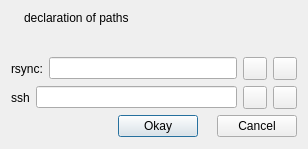
<?xml version="1.0" encoding="UTF-8"?>
<ui version="4.0">
 <class>winDialog</class>
 <widget class="QDialog" name="winDialog">
  <property name="windowModality">
   <enum>Qt::NonModal</enum>
  </property>
  <property name="geometry">
   <rect>
    <x>0</x>
    <y>0</y>
    <width>308</width>
    <height>149</height>
   </rect>
  </property>
  <property name="windowTitle">
   <string>luckyBackup</string>
  </property>
  <property name="windowIcon">
   <iconset resource="../resources/luckybackup.qrc">
    <normaloff>:/luckyPrefix/luckybackup_96.png</normaloff>:/luckyPrefix/luckybackup_96.png</iconset>
  </property>
  <layout class="QGridLayout" name="gridLayout">
   <item row="0" column="0">
    <layout class="QHBoxLayout" name="horizontalLayout">
     <item>
      <widget class="QLabel" name="label_warning">
       <property name="text">
        <string/>
       </property>
       <property name="pixmap">
        <pixmap resource="../resources/luckybackup.qrc">:/luckyPrefix/validate.png</pixmap>
       </property>
      </widget>
     </item>
     <item>
      <widget class="QLabel" name="label_message">
       <property name="sizePolicy">
        <sizepolicy hsizetype="Expanding" vsizetype="Preferred">
         <horstretch>0</horstretch>
         <verstretch>0</verstretch>
        </sizepolicy>
       </property>
       <property name="text">
        <string>declaration of paths</string>
       </property>
       <property name="scaledContents">
        <bool>true</bool>
       </property>
       <property name="alignment">
        <set>Qt::AlignLeading|Qt::AlignLeft|Qt::AlignTop</set>
       </property>
       <property name="wordWrap">
        <bool>true</bool>
       </property>
      </widget>
     </item>
    </layout>
   </item>
   <item row="1" column="0">
    <layout class="QHBoxLayout" name="horizontalLayout_4">
     <item>
      <widget class="QLabel" name="label_rsync">
       <property name="text">
        <string>rsync:</string>
       </property>
      </widget>
     </item>
     <item>
      <widget class="QLineEdit" name="lineEdit_rsyncPath">
       <property name="sizePolicy">
        <sizepolicy hsizetype="Expanding" vsizetype="Fixed">
         <horstretch>0</horstretch>
         <verstretch>0</verstretch>
        </sizepolicy>
       </property>
       <property name="minimumSize">
        <size>
         <width>0</width>
         <height>0</height>
        </size>
       </property>
       <property name="toolTip">
        <string>Enter the full path of the rsync command</string>
       </property>
      </widget>
     </item>
     <item>
      <widget class="QToolButton" name="toolButton_rsync">
       <property name="cursor">
        <cursorShape>PointingHandCursor</cursorShape>
       </property>
       <property name="toolTip">
        <string>browse loacly</string>
       </property>
       <property name="text">
        <string/>
       </property>
       <property name="icon">
        <iconset resource="../resources/luckybackup.qrc">
         <normaloff>:/luckyPrefix/fileopen.png</normaloff>:/luckyPrefix/fileopen.png</iconset>
       </property>
      </widget>
     </item>
     <item>
      <widget class="QToolButton" name="toolButton_defaultRsync">
       <property name="cursor">
        <cursorShape>PointingHandCursor</cursorShape>
       </property>
       <property name="toolTip">
        <string>Use default value</string>
       </property>
       <property name="text">
        <string/>
       </property>
       <property name="icon">
        <iconset resource="../resources/luckybackup.qrc">
         <normaloff>:/luckyPrefix/undo.png</normaloff>:/luckyPrefix/undo.png</iconset>
       </property>
      </widget>
     </item>
    </layout>
   </item>
   <item row="2" column="0">
    <layout class="QHBoxLayout" name="horizontalLayout_3">
     <item>
      <widget class="QLabel" name="label_ssh">
       <property name="text">
        <string>ssh</string>
       </property>
      </widget>
     </item>
     <item>
      <widget class="QLineEdit" name="lineEdit_sshPath">
       <property name="sizePolicy">
        <sizepolicy hsizetype="Expanding" vsizetype="Fixed">
         <horstretch>0</horstretch>
         <verstretch>0</verstretch>
        </sizepolicy>
       </property>
       <property name="minimumSize">
        <size>
         <width>0</width>
         <height>0</height>
        </size>
       </property>
       <property name="toolTip">
        <string>Enter the full path of the ssh command</string>
       </property>
      </widget>
     </item>
     <item>
      <widget class="QToolButton" name="toolButton_ssh">
       <property name="cursor">
        <cursorShape>PointingHandCursor</cursorShape>
       </property>
       <property name="toolTip">
        <string>browse loacly</string>
       </property>
       <property name="text">
        <string/>
       </property>
       <property name="icon">
        <iconset resource="../resources/luckybackup.qrc">
         <normaloff>:/luckyPrefix/fileopen.png</normaloff>:/luckyPrefix/fileopen.png</iconset>
       </property>
      </widget>
     </item>
     <item>
      <widget class="QToolButton" name="toolButton_defaultSsh">
       <property name="cursor">
        <cursorShape>PointingHandCursor</cursorShape>
       </property>
       <property name="toolTip">
        <string>Use default value</string>
       </property>
       <property name="text">
        <string/>
       </property>
       <property name="icon">
        <iconset resource="../resources/luckybackup.qrc">
         <normaloff>:/luckyPrefix/undo.png</normaloff>:/luckyPrefix/undo.png</iconset>
       </property>
      </widget>
     </item>
    </layout>
   </item>
   <item row="3" column="0">
    <layout class="QHBoxLayout" name="horizontalLayout_2">
     <item>
      <spacer name="horizontalSpacer_2">
       <property name="orientation">
        <enum>Qt::Horizontal</enum>
       </property>
       <property name="sizeHint" stdset="0">
        <size>
         <width>88</width>
         <height>23</height>
        </size>
       </property>
      </spacer>
     </item>
     <item>
      <widget class="QPushButton" name="pushButton_ok">
       <property name="text">
        <string>Okay</string>
       </property>
       <property name="icon">
        <iconset resource="../resources/luckybackup.qrc">
         <normaloff>:/luckyPrefix/okay.png</normaloff>:/luckyPrefix/okay.png</iconset>
       </property>
      </widget>
     </item>
     <item>
      <spacer name="horizontalSpacer">
       <property name="orientation">
        <enum>Qt::Horizontal</enum>
       </property>
       <property name="sizeType">
        <enum>QSizePolicy::Fixed</enum>
       </property>
       <property name="sizeHint" stdset="0">
        <size>
         <width>13</width>
         <height>23</height>
        </size>
       </property>
      </spacer>
     </item>
     <item>
      <widget class="QPushButton" name="pushButton_cancel">
       <property name="text">
        <string>Cancel</string>
       </property>
       <property name="icon">
        <iconset resource="../resources/luckybackup.qrc">
         <normaloff>:/luckyPrefix/cancel.png</normaloff>:/luckyPrefix/cancel.png</iconset>
       </property>
      </widget>
     </item>
    </layout>
   </item>
  </layout>
 </widget>
 <tabstops>
  <tabstop>lineEdit_rsyncPath</tabstop>
  <tabstop>toolButton_rsync</tabstop>
  <tabstop>toolButton_defaultRsync</tabstop>
  <tabstop>lineEdit_sshPath</tabstop>
  <tabstop>toolButton_ssh</tabstop>
  <tabstop>toolButton_defaultSsh</tabstop>
  <tabstop>pushButton_ok</tabstop>
  <tabstop>pushButton_cancel</tabstop>
 </tabstops>
 <resources>
  <include location="../resources/luckybackup.qrc"/>
 </resources>
 <connections>
  <connection>
   <sender>lineEdit_rsyncPath</sender>
   <signal>returnPressed()</signal>
   <receiver>pushButton_ok</receiver>
   <slot>animateClick()</slot>
   <hints>
    <hint type="sourcelabel">
     <x>92</x>
     <y>57</y>
    </hint>
    <hint type="destinationlabel">
     <x>190</x>
     <y>140</y>
    </hint>
   </hints>
  </connection>
  <connection>
   <sender>lineEdit_sshPath</sender>
   <signal>returnPressed()</signal>
   <receiver>pushButton_ok</receiver>
   <slot>animateClick()</slot>
   <hints>
    <hint type="sourcelabel">
     <x>45</x>
     <y>99</y>
    </hint>
    <hint type="destinationlabel">
     <x>111</x>
     <y>130</y>
    </hint>
   </hints>
  </connection>
 </connections>
</ui>
